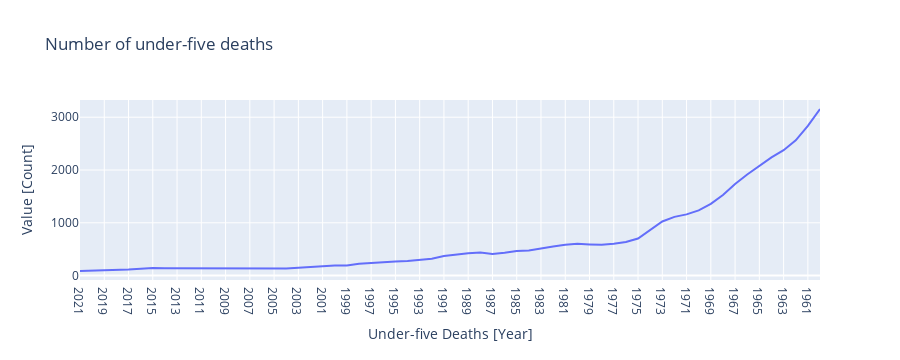

This figure's notebook cell:
### Markdown cell above
**Plot a Line Graph to show Trend of Under-five Deaths by Years**

### Code cell
fig = px.line(num_under5_deaths, x= "Year", y= "Value",
             title= "Number of under-five deaths")
fig.update_layout(xaxis_title="Under-five Deaths [Years]", yaxis_title="Value [Count]")
fig.show()

### Figure 1 — Plotly figure (JSON) as saved in the notebook; plotly's stock layout.template omitted (floating-point values rounded to 4 significant figures)
{"data": [{"hovertemplate": "Year=%{x}<br>Value=%{y}<extra></extra>", "legendgroup": "", "line": {"color": "#636efa", "dash": "solid"}, "marker": {"symbol": "circle"}, "mode": "lines", "name": "", "orientation": "v", "showlegend": false, "type": "scatter", "x": ["2021", "2020", "2019", "2018", "2017", "2016", "2015", "2014", "2013", "2012", "2011", "2010", "2009", "2008", "2007", "2006", "2005", "2004", "2003", "2002", "2001", "2000", "1999", "1998", "1997", "1996", "1995", "1994", "1993", "1992", "1991", "1990", "1989", "1988", "1987", "1986", "1985", "1984", "1983", "1982", "1981", "1980", "1979", "1978", "1977", "1976", "1975", "1974", "1973", "1972", "1971", "1970", "1969", "1968", "1967", "1966", "1965", "1964", "1963", "1962", "1961", "1960"], "xaxis": "x", "y": [87, 92, 98, 105, 114, 130, 142, 139, 139, 140, 134, 133, 135, 134, 131, 129, 131, 136, 147, 154, 175, 192, 192, 222, 241, 253, 268, 275, 295, 321, 371, 403, 421, 436, 410, 432, 466, 474, 506, 549, 585, 601, 591, 582, 604, 636, 703, 862, 1025, 1112, 1160, 1236, 1358, 1527, 1737, 1916, 2074, 2238, 2375, 2563, 2836, 3156], "yaxis": "y"}], "layout": {"autosize": true, "height": 360, "legend": {"tracegroupgap": 0}, "title": {"text": "Number of under-five deaths"}, "xaxis": {"anchor": "y", "autorange": true, "domain": [0, 1], "range": [0, 61], "title": {"text": "Under-five Deaths [Year]"}, "type": "category"}, "yaxis": {"anchor": "x", "autorange": true, "domain": [0, 1], "range": [-83.5, 3326.0], "title": {"text": "Value [Count]"}, "type": "linear"}}}
